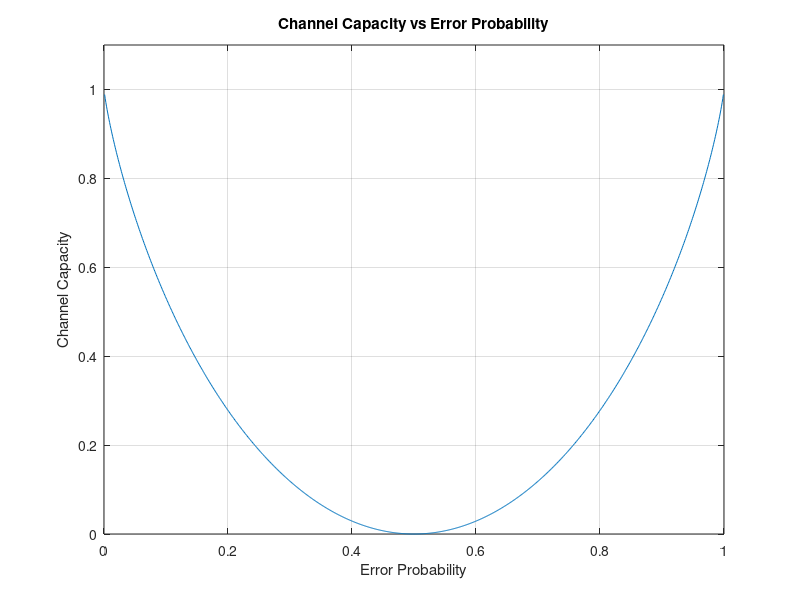

The MATLAB source for this figure:
clc;

%error probability vector
p1 = 0.001:0.001:1;

%Channel capacity vector calculation
Ci = zeros(1,length(p1));
for i=1:length(p1)
    Ci(i)=1+p1(i)*log2(p1(i))+(1-p1(i))*log2(1-p1(i));
end

% plotting channel capacity vs erro probabilty 
plot(p1,Ci);
grid on;
title('Channel Capacity vs Error Probability');
xlabel('Error Probability');
ylabel('Channel Capacity');
axis([0 1 0 1.1]);